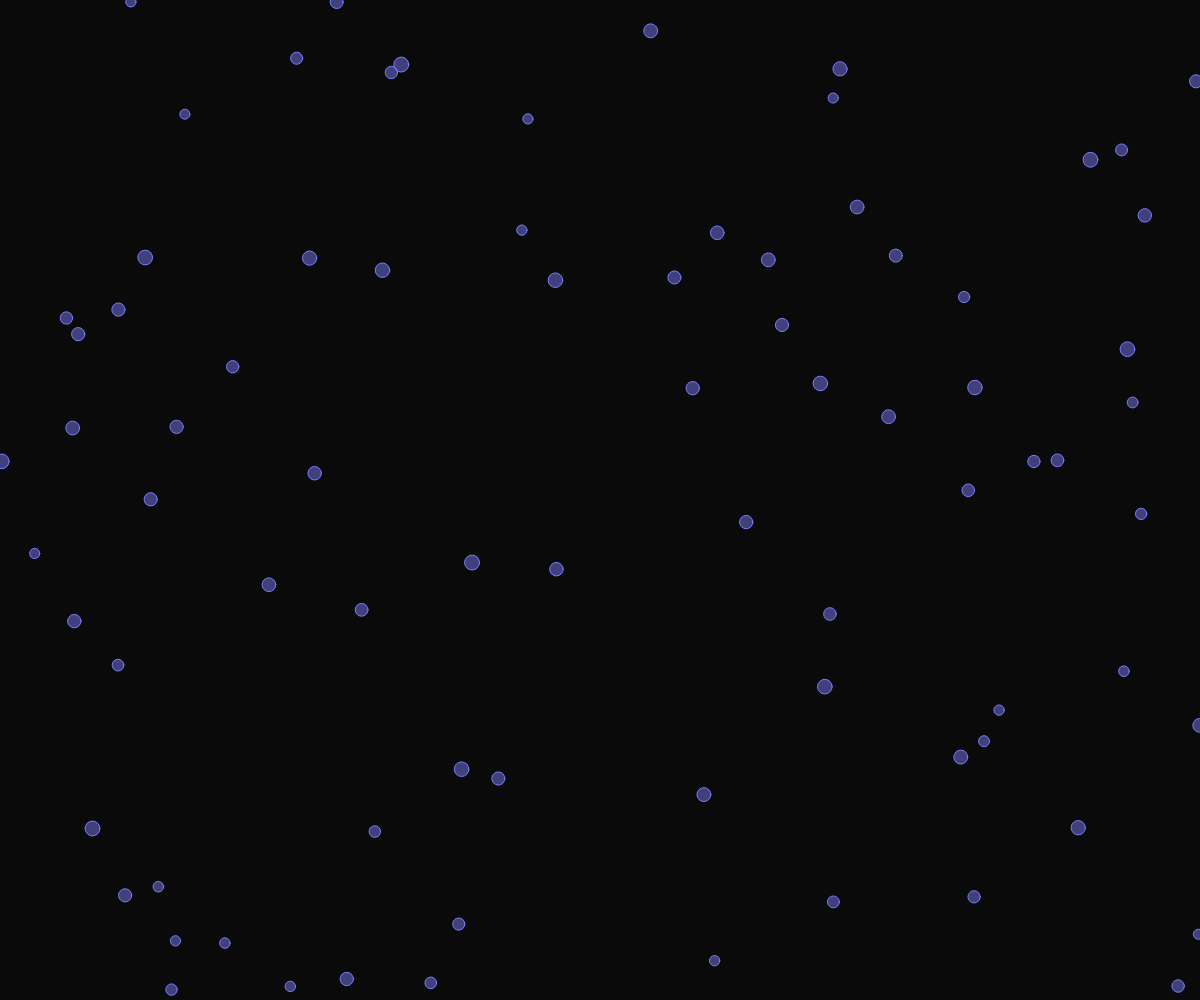
Frame 1 (no input)
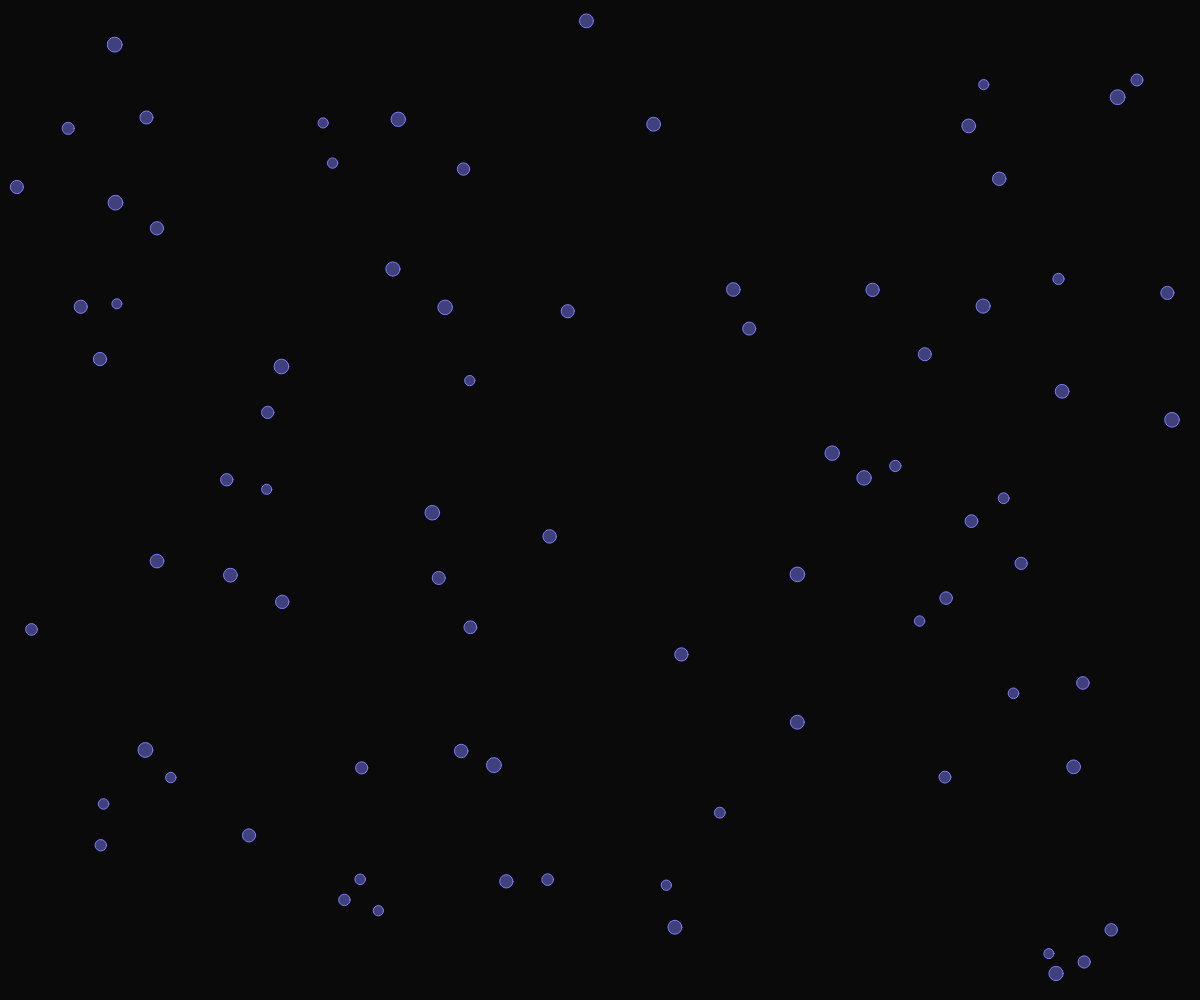
Frame 60 (no input)
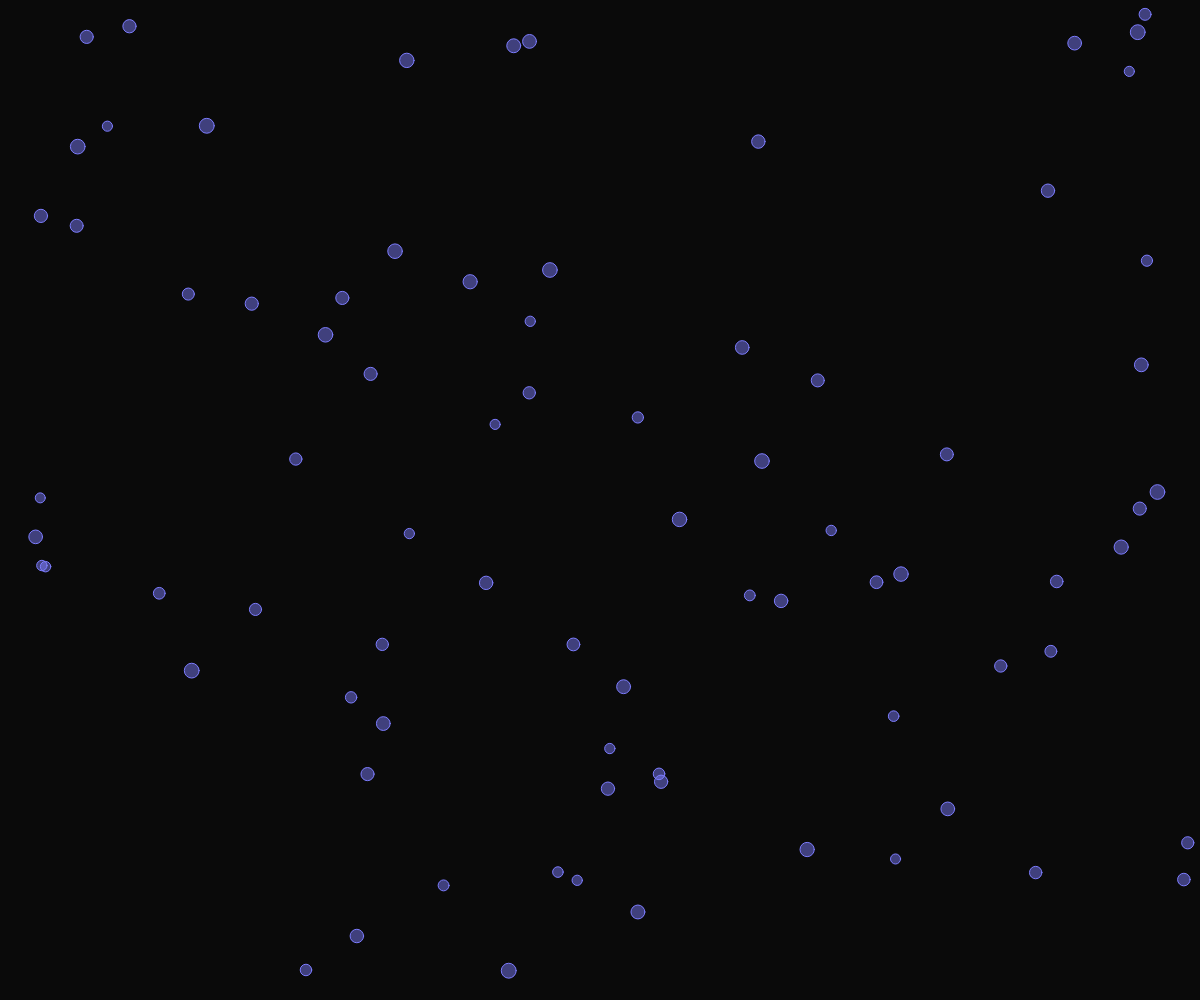
Frame 120 (the mouse pressed at the canvas centre since frame 60)

The p5.js sketch that drew these frames (run headless with seeded random() and noise() and a simulated clock; from frame 60 on, the mouse is pressed at the canvas centre):

// p5.js sketch
// ── sketch.js
let particles = []
const max_particles = 80


function setup() {
  createCanvas(windowWidth, windowHeight);
  
  for (let i = 0 ; i < max_particles ; i++){
    
    let p = new Particle(random(0,width), random(0, height))
    particles.push(p)
  }
   
}

function draw() {
  background(10);
  
  for (let i = 0; i < particles.length ; i ++){
    
    p = particles[i]
    p.display()
    p.move(random(-0.0021, -0.0021), random(-0.0021, 0.0021)) //👈🏽 adjust these values..
    p.bounce()
    
  }
  
}


class Particle{
  //try changing the p5.Vector.random2D() for all vectors
  
   constructor (x,y){
    this.pos = createVector(x,y)
    this.r = random(10,15)
    //this.vel = createVector(0,0) //change this for the one below
    this.vel = p5.Vector.random2D() 
    this.vel.mult(random(1,5));   //adjust velocity
    this.accel = createVector(0, 0); // accel is change in velocity
    
  }
  
  display(){
    
    stroke(125,125, 255)
    fill(125,125, 255, 120)
    ellipse(this.pos.x, this.pos.y, this.r)
  }
  
  move(vx,vy){
    this.accel.add(vx,vy)
    this.vel.add(this.accel)
    this.pos.add(this.vel);
    this.accel.set(0, 0);
  }
  
  applyForce(force) {
    this.accel.add(force);
  }
  
  bounce(){
    //Bounce off the canvas edges
    
    if (this.pos.y >= height-this.r) {
      this.pos.y = height-this.r;
      this.vel.y *= -1;
    } else if (this.pos.y <= this.r){
      //this.pos.y = height-this.r; //the reappear at the bottom
       this.pos.y = this.r;
      this.vel.y *= -1;
    }

    if (this.pos.x >= width-this.r) {
      this.pos.x = width-this.r;
      this.vel.x *= -1;
    } else if (this.pos.x <= this.r) {
      this.pos.x = this.r;
      this.vel.x *= -1;
    }
    
  }
  
}
